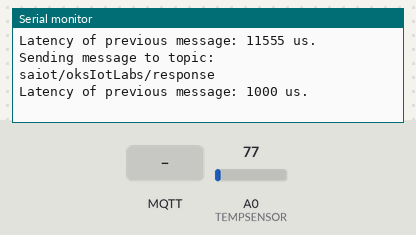
Bench run of a sketch on a simulated Arduino MKR. On the bench: the last lines printed to the serial monitor. The inputs (shaded band) are chosen by the test bench; at power-on: A0 (TEMPSENSOR) = 77. WiFi joins after 1.5 s; servers stay silent unless stated; no MQTT or app messages arrive unless stated; not simulated (calls return 0 or success): arduino_secrets.h.

Above: at 12.7 s.
12.8 s: MQTT message "OFF" arrives on the first subscribed topic
At 13.3 s:
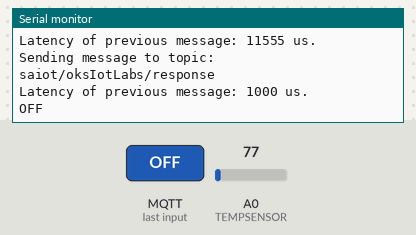
14.3 s: MQTT message "ON" arrives on the first subscribed topic
At 14.48 s:
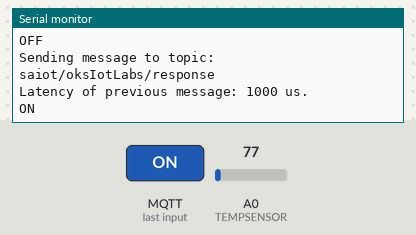
15.8 s: MQTT message "TEMP" arrives on the first subscribed topic
At 16.6 s:
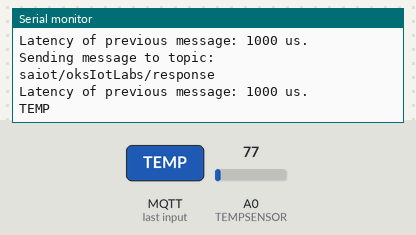
Timing chart, 0 to 18.8 s (numbered marks = the images above; inputs shaded):
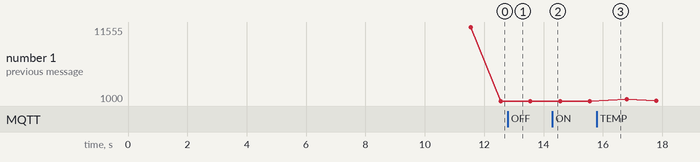

Measured:
- after the input at 12.8 s, the serial monitor: prints a new line at once (image 1)
- after the input at 14.3 s, the serial monitor: prints a new line at once (image 2)
- after the input at 15.8 s, the serial monitor: prints a new line at once (image 3)

The sketch:

mqtt_unsecure.ino
```cpp
// (licence header left out)
//Open the serial monitor from Tools->Serial Monitor

// WiFiNINA - Version: Latest
#include <WiFiNINA.h>

// ArduinoMqttClient - Version: Latest
#include <ArduinoMqttClient.h>
#include "arduino_secrets.h" // you need to create this header file (open a new tab) containing:
//#define SECRET_SSID "BUFFALO2"
//#define SECRET_PASS "pleaseletmein"

#define TEMPSENSOR A0 //analog input pin
const int ledPin = LED_BUILTIN;
int ledState;

///////please enter your sensitive data in a filearduino_secrets.h (open a new tab)
char ssid[] = SECRET_SSID;        // your network SSID (name)
char pass[] = SECRET_PASS;    // your network password (use for WPA, or use as key for WEP)
String group = "oksIotLabs";   // UPDATE THIS with an unique name for your group
int status = WL_IDLE_STATUS;

WiFiClient wifiClient;
MqttClient mqttClient(wifiClient);

const char broker[] = "broker.hivemq.com";
int        port     = 1883;
String responseTopic  = "saiot/" + group + "/response";
String commandTopic = "saiot/" + group + "/command";

// Time related functions
const unsigned long interval = 1000;
unsigned long previousMillis = 0;
unsigned long previousMessageTime = 0;

void setup() {
  // Initialize serial and wait for port to open
  Serial.begin(9600);

  // Check for WiFi module
  if (WiFi.status() == WL_NO_MODULE) {
    Serial.println("Communication with WiFi module failed.");
    exit(0);
  }

  String fv = WiFi.firmwareVersion();
  if (fv < "1.0.0") {
    Serial.println("Please upgrade the firmware.");
  }

  // attempt to connect to WiFi
  while (status != WL_CONNECTED) {
    Serial.print("Attempting to connect to WPA SSID:");
    Serial.println(ssid);
    // Connect to WPA/WPA2 network
    status = WiFi.begin(ssid, pass);

    // wait for 10 seconds for connection
    delay(10000);
  }

  // You're connected now. So print out the data
  Serial.print("You're connected to the network");
  printCurrentNet();
  printWifiData();

  Serial.print("Attempting to connect to the MQTT broker: ");
  Serial.println(broker);

  if(!mqttClient.connect(broker, port)) {
    Serial.print("MQTT connection failed! Error code = ");
    Serial.println(mqttClient.connectError());

    exit(0);
  }

  // set the message receive callback
  mqttClient.onMessage(onMqttMessage);

  Serial.print("Subscribing to topic: ");
  Serial.println(commandTopic);
  Serial.println();

  // subscribe to a topic
  // the second paramter set's the QoS of the subscription,
  // the the library supports subscribing at QoS 0, 1, or 2
  int subscribeQos = 1;

  mqttClient.subscribe(commandTopic, subscribeQos);

  Serial.println("You're connected to MQTT broker!");
  onMqttMessage(1000);
}

void loop() {
    // Call poll() regularly to allow the library to send MQTT keep alives which
    // avoids being disconnected by the broker
    mqttClient.poll();

    // Instead of having delays, which could affect polling, we do this
    unsigned long currentMillis = millis();

    if (currentMillis - previousMillis >= interval) {
        // save the last time a message was sent


        Serial.print("Sending message to topic: ");
        Serial.println(responseTopic);
        Serial.print("Latency of previous message: ");
        Serial.print(currentMillis - previousMillis);
        Serial.print(" us.");

        Serial.println();
        previousMillis = currentMillis;
    }
   onMqttMessage(1000);
}

void printWifiData() {
  // print your board's IP address
  IPAddress ip = WiFi.localIP();
  Serial.print("IP Address: ");
  Serial.println(ip);
  Serial.println(ip);

  // Print your MAC address
  byte mac[6];
  WiFi.macAddress(mac);
  Serial.print("MAC address: ");
  printMacAddress(mac);
}

void printCurrentNet() {
  // print the SSID of the network you're attached to:
  Serial.print("SSID:");
  Serial.println(WiFi.SSID());

  // print the mac address of the router you're attached to
  byte bssid[6];
  WiFi.BSSID(bssid);
  Serial.print("BSSID: ");
  printMacAddress(bssid);

  // print the received signal strength:
  long rssi = WiFi.RSSI();
  Serial.print("signal strength (RSSI):");
  Serial.println(rssi);

  // print the encryption type:
  byte encryption = WiFi.encryptionType();
  Serial.print("Encryption Type:");
  Serial.println(encryption, HEX);
  Serial.println();
}

void printMacAddress(byte mac[]) {
  for (int i = 5; i >= 0; i--) {
    if (mac[i] < 16) {
      Serial.print("0");
    }
    Serial.print(mac[i], HEX);
    if (i > 0) {
      Serial.print(":");
    }
  }
  Serial.println();
}

float getTemp() {
    float voltage_at_0 = 0.5;        // From MCP9700 datasheet. Voltage at 0 C.
    float temp_coefficient = 0.01;   // From MCP9700 datasheet. 10mv/1 C
    float ambient_temperature = 0.0; // Store the ambient temperature reading
    float temperature = 0.0;         // Store the final reading
    float ten_sample_sum = 0.0;      // Store sum of 10 samples

    // take 10 samples from MCP9700
    for(int sample = 0; sample < 10; sample++) {
        // Read ambient temperature and convert to voltage
        ambient_temperature = (float) analogRead(TEMPSENSOR) * 3.3 / 1024.0;
        temperature = (ambient_temperature - voltage_at_0)/temp_coefficient;

        // Sample every 0.1 seconds
        delay(100);

        ten_sample_sum += temperature;
    }

    // Get the average and return;
    return (ten_sample_sum / 10.0);
}

void onMqttMessage(int messageSize) {
  // we received a message, print out the topic and contents
  /*Serial.print("Received a message with topic '");
  Serial.print(mqttClient.messageTopic());
  Serial.print("', duplicate = ");
  Serial.print(mqttClient.messageDup() ? "true" : "false");
  Serial.print(", QoS = ");
  Serial.print(mqttClient.messageQoS());
  Serial.print(", retained = ");
  Serial.print(mqttClient.messageRetain() ? "true" : "false");
  Serial.print("', length ");
  Serial.print(messageSize);
  Serial.println(" bytes:");*/

  // use the Stream interface to print the contents
  char topic[5] = {};
  int i = 0;
  while (mqttClient.available()) {
    char c = (char)mqttClient.read();
    topic[i] = c;
    i++;
  }
  topic[i] = '\0';

  mqttClient.beginMessage(responseTopic);
  mqttClient.print(topic);
  mqttClient.endMessage();

  if(strcmp(topic, "OFF") == 0){
    Serial.println("OFF");
    ledState = LOW;
    digitalWrite(ledPin, ledState);
  }

  if(strcmp(topic, "ON") == 0){
    Serial.println("ON");
    ledState = HIGH;
    digitalWrite(ledPin, ledState);
  }

  if(strcmp(topic, "TEMP") == 0){
    Serial.println("TEMP");
    float temperature = getTemp();
    mqttClient.beginMessage(responseTopic);
    mqttClient.print(temperature);
    mqttClient.print(" deg. C");
    mqttClient.endMessage();
  }
}
```
